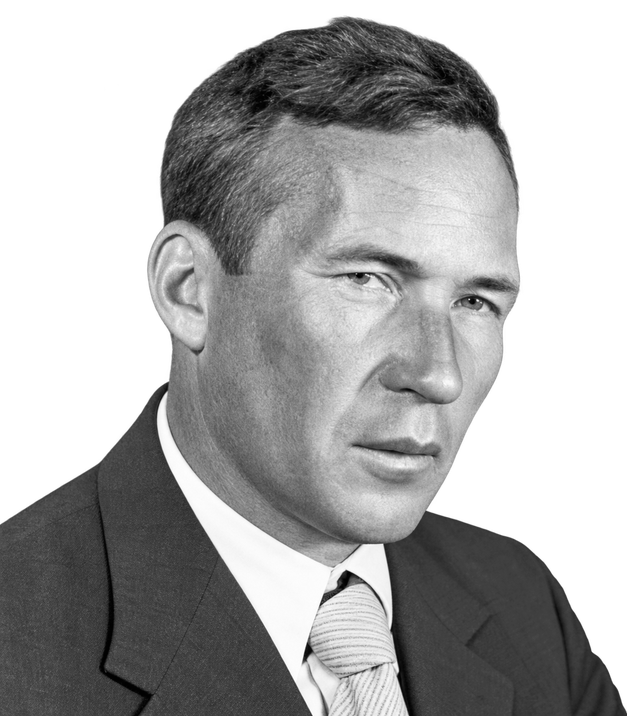
#> input picture site/brand/andrey-kolmogorov.png, 627 x 716 px
$ python -i cards.py   (imports and definitions only)
#> lines starting #> are read from the running program, lines starting #| are printed output that depends on the picture
#> further down, picture is the input picture: PIL image 627x716 LA; mean R, G, B, A 75.5, 75.5, 75.5, 155.9
"""Link previews, the README banner, release and post art, and the brand kit, drawn at build time.

The homepage and non-post pages share the repository's social preview (``social_jpeg``), which
GitHub also shows. Each post's link preview is its banner (``preview_jpeg``).
"""

from __future__ import annotations

import base64
import functools
import html
import importlib.util
import io
import itertools
import re
import runpy
from pathlib import Path

import numpy as np
from PIL import Image, ImageFont

import andrey.viz

HERE = Path(__file__).resolve().parent
BRAND = HERE / "brand"
FONTS = sorted((BRAND / "fonts").glob("*.ttf"))
_spec = importlib.util.spec_from_file_location("andrey_grain", HERE / "grain.py")
grain = importlib.util.module_from_spec(_spec)
# [1 line not run here, left out]

W, H = 1200, 630
MAX_BYTES = 300 * 1024  # WhatsApp is widely reported to skip preview images above about 300 KB


def _width(text: str, size: int, weight: str) -> float:
    font = next(f for f in FONTS if f.stem.endswith(weight))
    return ImageFont.truetype(str(font), size).getlength(text)


# [97 lines left out: functions _view_box, _scaled_width, _placed, _lines, _text, _title and 2 more, not called in this run]


BANNER_W, BANNER_H = 1600, 480  # shown about 830 px wide on GitHub, so sharp at twice that
# The README chart's 16-unit corner on its 960-unit width, at the banner's width: both are shown
# at the README's width, so their corners match.
BANNER_RADIUS = 27
BANNER_QUALITY = 65  # its base64 inside the SVG is about 290 KB, under MAX_BYTES
TAGLINE = "Accelerated, accurate, agentic causal discovery"
# The tagline's three A's appear in amber on the banner and social preview.
ACCENT = ("Accelerated,", "accurate,", "agentic")


# [38 lines left out: functions banner_svg, readme_banner, not called in this run]


# ---- blog post covers ---------------------------------------------------------------------------
# A post's cover is its art, 1600 x 640, under the post's title and on the blog's front page, where
# a small copy (``THUMB_W`` wide) marks each earlier post. Its link preview is the banner: on the
# left, over a navy fade, the wordmark, the title, and a short line (its release, or its kind); on
# the right, the art, at the card size (``W`` x ``H``) link previews expect. Each art (``ART``), its
# subject on the right, is stored already recolored to the brand's tones (``brand_tones``), so the
# file is what the page shows and cobalt and amber match across posts; a test fails on art stored
# otherwise. A post without art shows the stipple ground on its cover and thumbnail, and its
# banner is the default release cover's: the wordmark and the line on navy. An art may also come
# centered (``CENTERED``), its subject in the middle, for the cover and the thumbnail, which carry
# no text. A JPEG takes the first quality in ``COVER_QUALITIES`` under MAX_BYTES.
COVER_W, COVER_H = 1600, 640
COVER_QUALITIES = (75, 70, 65, 60, 55)
ART = {
    kind: BRAND / f"art-{kind}.jpg"
    for kind in (
        "pair",
        "lanes",
        "iceberg",
        "contour",
        "hourglass",
        "agentic",
        "start",
        "docs",
        "methods",
        "tide",
        "abacus",
        "punch-cards",
        "harmonograph",
        "rocket",
        "ceiling",
        "shelf",
        "plumb",
        "gears",
        "dominoes",
        "crystal",
    )
}
CENTERED = {kind: BRAND / f"art-{kind}-center.jpg" for kind in ("tide",)}
# Each art's description, and the alt text drawn from it (covers.py, which needs no Pillow).
# [1 line that did not run here, left out]
# [1 line that did not run here, left out]
BANNER_LEFT = 104  # the text column's left edge, at the cover's height
BANNER_FADE = 0.55  # the navy fade behind the text ends at this share of the width
BANNER_FADE_PEAK = 0.6  # its opacity at the left edge
# The title's size, its widest line, and its most lines: large enough to read where a link preview
# shows the banner at a third of its size.
BANNER_TITLE = (88, 720, 2)
BANNER_LINE = 40  # the release or kind under the title
# The arts whose banner sets the title low, the line's baseline at BANNER_BOTTOM, to leave the art
# its height; the others center it under the wordmark.
BANNER_LOW = {"punch-cards"}
BANNER_BOTTOM = 552
# A banner without art: the wordmark's top and height, and the line's baseline under it.
DEFAULT_TOP, DEFAULT_WORDMARK, DEFAULT_LINE = 206, 132, 430
# An earlier post's thumbnail on the blog's front page: the art, THUMB_W wide, sharp at three
# times the rows' 10 rem.
THUMB_W = 480
THUMB_QUALITY = 75
# Lightness and warmth of the brand's tones. LUMA weighs red, green, and blue into lightness.
LUMA = np.array([0.299, 0.587, 0.114])


def _rgb(color: str) -> np.ndarray:
    return np.array([int(color[i : i + 2], 16) for i in (1, 3, 5)], float)


@functools.cache
def _ground_lightness() -> tuple[float, float, float]:
    """The stipple ground's 10th, 50th, and 90th percentiles of lightness."""
    ground = np.asarray(grain.stipple(400, 160).convert("RGB"), float) @ LUMA
    return tuple(np.percentile(ground, [10, 50, 90]))


# [14 lines left out: functions _cool, ground_tokens, not called in this run]


def brand_tones(image: Image.Image, match_ground: bool = True) -> Image.Image:
    """``image`` in the brand's tones, its drawing unchanged.

    With ``match_ground``, lightness moves to the stipple ground's: the image's 10th, 50th, and
    90th percentiles map to the ground's, and its brightest highlights stay bright. Without it (a
    release card's art, dark where its text sits), lightness stays.

    A cool pixel takes the blue of its lightness along navy, the palette's ramp, and white. A warm
    pixel takes amber at the lightness it was drawn with. Warmth is how far red exceeds blue,
    against the image's own blue ground, so a soft haze of amber stays dim; pale, colorless pixels
    (white dots and trails) stay cool."""
#> called with match_ground = True
    pixels = np.asarray(image.convert("RGB"), float)
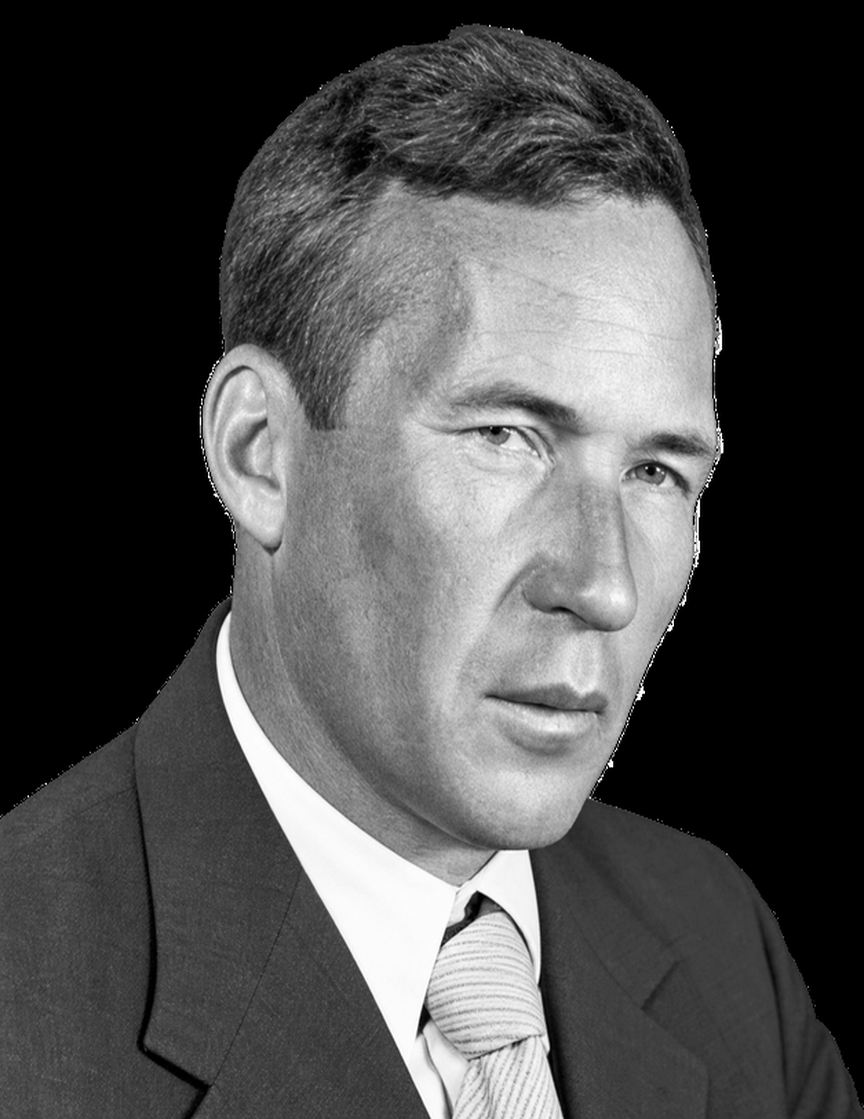
#> pixels: shape (1119, 864, 3) float64; min 0, max 255, mean 75.5
    drawn = pixels @ LUMA
    knots = np.percentile(drawn, [10, 50, 90, 99.5])
#> knots = [0, 61, 201, 251]
    top = max(knots[3], knots[2] + 1)
#> top = 251
    target = [0, *_ground_lightness(), max(top, 200), 255]
    light = np.interp(drawn, [0, *knots[:3], top, 255], target) if match_ground else drawn
    cool = _cool(light)
    amber = _rgb(grain.AMBER)
    amber_light = amber @ LUMA
    above = np.clip((drawn - amber_light) / (255 - amber_light), 0, 1)[..., None]
    warm = np.where(
        (drawn <= amber_light)[..., None],
        amber * (drawn / amber_light)[..., None],
        amber * (1 - above) + 255 * above,
    )
    red_minus_blue = pixels[..., 0] - pixels[..., 2]
    ground = np.percentile(red_minus_blue, 50)
    warmest = max(np.percentile(red_minus_blue, 99.7), ground + 60)
    warmth = np.clip((red_minus_blue - ground) / (warmest - ground), 0, 1) ** 2.2
    colorfulness = (pixels.max(-1) - pixels.min(-1)) / np.maximum(pixels.max(-1), 1)
    warmth *= 1 - np.clip((drawn - 185) / 45, 0, 1) * (colorfulness < 0.25)
    out = cool * (1 - warmth[..., None]) + warm * warmth[..., None]
    return Image.fromarray(out.clip(0, 255).astype(np.uint8))


# A release card's cover art, 8.5 x 11 at three times the cover's 288 px width: the art in the
# brand's tones, with a soft navy shade where the card's text sits, the masthead and title across
# the top and the version at the bottom left. A release without art takes the default cover, the
# stipple ground with the wordmark in the title's place, drawn in CSS (``release-default`` in
# ``docs/_static/benchmarks.css``); 0.1.0's tile, which names neither, shows the stipple ground
# under the same shade (``release_ground_jpeg``).
RELEASE_W, RELEASE_H = 864, 1119
RELEASE_SHADE = (0.55, 0.5)  # the shade's depth at the top edge and at the bottom left corner


def release_art(image: Image.Image) -> Image.Image:
    """``image`` as a release card's cover: the brand's tones at the cover's size, shaded for its
    text."""
    art = np.asarray(
        brand_tones(image.convert("RGB").resize((RELEASE_W, RELEASE_H), Image.LANCZOS)), float
    )
    y = np.arange(RELEASE_H)[:, None] / RELEASE_H
    x = np.arange(RELEASE_W)[None, :] / RELEASE_W
    top = RELEASE_SHADE[0] * np.clip(1 - y / 0.36, 0, 1) ** 1.4
    corner = RELEASE_SHADE[1] * np.clip(1 - np.hypot(x / 0.62, (1 - y) / 0.34), 0, 1) ** 1.2
    shade = np.maximum(top, corner)[..., None]
    out = art * (1 - shade) + _rgb(grain.NAVY) * shade
    return Image.fromarray(out.clip(0, 255).astype(np.uint8))


# [109 lines left out: functions release_ground_jpeg, _art, _jpeg_href, _line, preview_svg, _art_ground and 1 more, not called in this run]


def preview_jpeg(kind: str, title: str, line: str = "") -> bytes:
    """A post's link preview: the banner (``preview_svg``) at the card size."""
    return _jpeg_under_cap(_render(preview_svg(kind, title, line)).convert("RGB"))


def cover_jpeg(kind: str) -> bytes:
    """A post's cover: its art at the cover's size, centered when it has a centered version."""
    return _jpeg_under_cap(_art(kind, centered=True))


# [7 lines left out: function thumb_jpeg, not called in this run]


# ---- the brand kit -----------------------------------------------------------------------------
# Brand kit downloads (`docs/docs/brand.md`): SVG and PNG wordmarks and icons for light and dark
# grounds, a square avatar, a social preview, and a zip of all files. Each is drawn from the
# brand's own files (`site/wordmark.py`), keeping the kit consistent with the site.
KIT_WORDMARK_H = 256  # the wordmark PNGs' height
KIT_ICON = 512  # the icon PNGs' side
KIT_AVATAR = 1024  # the avatar's side
# The repository's social preview, at GitHub's recommended size, and the homepage's link preview.
SOCIAL_W, SOCIAL_H = 1280, 640
SOCIAL_TITLE = 84  # the tagline's size, on three lines left of the lanes' amber streak
SOCIAL_TEXT_W = 720
SOCIAL_LINK = 28  # the site's address at the bottom
SOCIAL_QUALITY = 85
KIT_NOTE = """Andrey brand kit

The wordmark and the icon, for a light and a dark ground, as SVG and PNG, a square avatar, and a
social preview for link cards. Use them as they are to refer or link to Andrey: no recoloring,
stretching, effects, or retyped lettering, and the A stays whole. The Apache License 2.0 covers
Andrey's code, not its name or marks. Guidelines: https://andrey.abel.ai/docs/brand.html
"""


# [39 lines left out: functions _icon_paths, _kit_icon, social_svg, not called in this run]


def social_jpeg() -> bytes:
    """The social preview as a JPEG, under ``MAX_BYTES``."""
    return _jpeg(social_svg(), SOCIAL_QUALITY)


# [29 lines left out: functions _png, brand_kit, not called in this run]

>>> from PIL import Image
>>> picture = Image.open('brand/andrey-kolmogorov.png')
#> (the run stopped early here; a loop or call above may not have finished)
